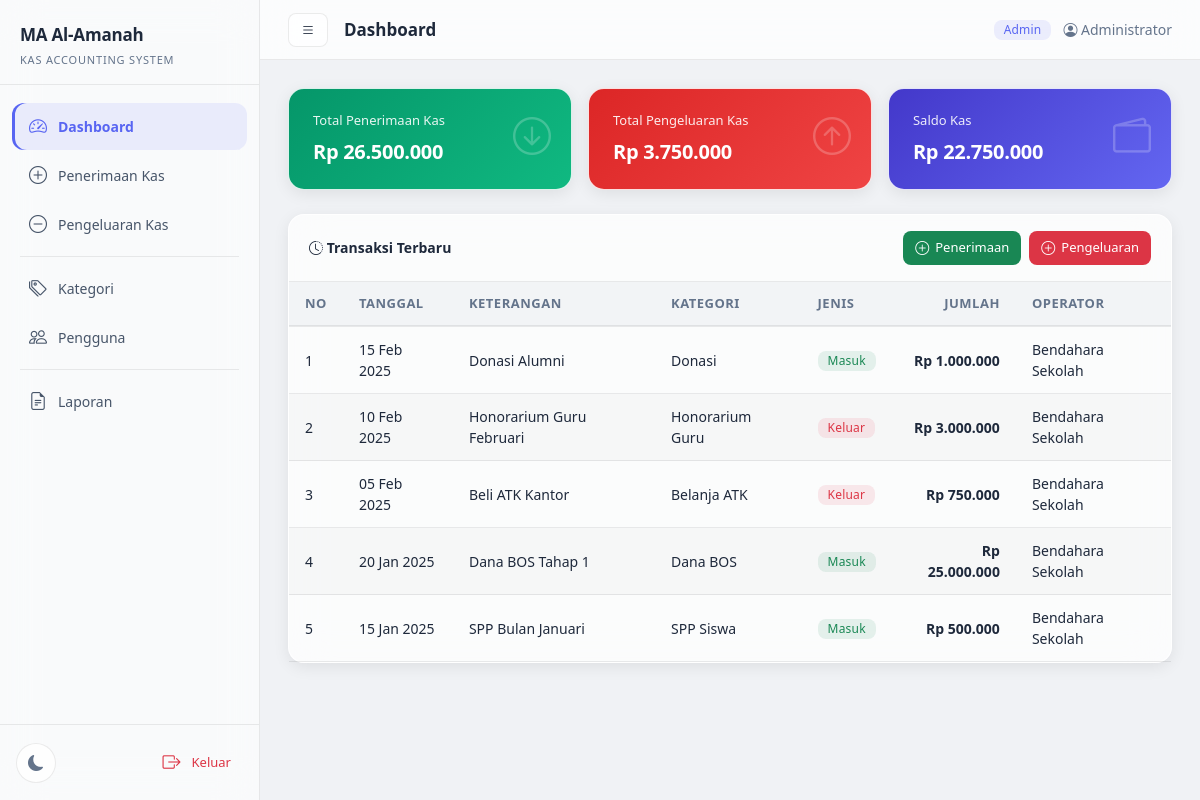
/index.php (signed in), run on the app's committed database.
### tables this page shows
CREATE TABLE IF NOT EXISTS transaksi (
    id INT AUTO_INCREMENT PRIMARY KEY,
    tanggal DATE NOT NULL,
    keterangan TEXT NOT NULL,
    jenis ENUM('masuk', 'keluar') NOT NULL,
    jumlah DECIMAL(12,2) NOT NULL,
    kategori_id INT NULL,
    user_id INT NOT NULL,
    created_at TIMESTAMP DEFAULT CURRENT_TIMESTAMP,
    FOREIGN KEY (kategori_id) REFERENCES kategori(id) ON DELETE SET NULL,
    FOREIGN KEY (user_id) REFERENCES users(id) ON DELETE CASCADE
);

CREATE TABLE IF NOT EXISTS kategori (
    id INT AUTO_INCREMENT PRIMARY KEY,
    nama_kategori VARCHAR(100) NOT NULL,
    jenis ENUM('masuk', 'keluar') NOT NULL,
    created_at TIMESTAMP DEFAULT CURRENT_TIMESTAMP
);

CREATE TABLE IF NOT EXISTS users (
    id INT AUTO_INCREMENT PRIMARY KEY,
    username VARCHAR(50) UNIQUE NOT NULL,
    password VARCHAR(255) NOT NULL,
    nama_lengkap VARCHAR(100) NOT NULL,
    role ENUM('admin', 'bendahara') NOT NULL DEFAULT 'bendahara',
    created_at TIMESTAMP DEFAULT CURRENT_TIMESTAMP
);

### index.php (the view, shortened to what this page needs)
<?php
$title = 'Dashboard';
include 'includes/header.php';
include 'includes/sidebar.php';
$queryMasuk  = "SELECT COALESCE(SUM(jumlah),0) AS total FROM transaksi WHERE jenis='masuk'";
$queryKeluar = "SELECT COALESCE(SUM(jumlah),0) AS total FROM transaksi WHERE jenis='keluar'";
$totalMasuk  = mysqli_fetch_assoc(mysqli_query($koneksi, $queryMasuk))['total'];
$totalKeluar = mysqli_fetch_assoc(mysqli_query($koneksi, $queryKeluar))['total'];
$saldo       = $totalMasuk - $totalKeluar;
$queryTerbaru = "SELECT t.*, k.nama_kategori, u.nama_lengkap
                 FROM transaksi t
                 LEFT JOIN kategori k ON t.kategori_id = k.id
                 LEFT JOIN users u ON t.user_id = u.id
                 ORDER BY t.tanggal DESC, t.id DESC
                 LIMIT 10";
$resultTerbaru = mysqli_query($koneksi, $queryTerbaru);
?>
<div class="row g-3 mb-4">
    <div class="col-md-4">
        <div class="glass card-stat bg-card-masuk">
            <div class="d-flex justify-content-between align-items-start">
                <div>
                    <div class="stat-label">Total Penerimaan Kas</div>
                    <div class="stat-value">Rp <?= htmlspecialchars(number_format($totalMasuk, 0, ',', '.')) ?></div>
                </div>
                <div class="stat-icon"><i class="bi bi-arrow-down-circle"></i></div>
            </div>
        </div>
    </div>
    <div class="col-md-4">
        <div class="glass card-stat bg-card-keluar">
            <div class="d-flex justify-content-between align-items-start">
                <div>
                    <div class="stat-label">Total Pengeluaran Kas</div>
                    <div class="stat-value">Rp <?= htmlspecialchars(number_format($totalKeluar, 0, ',', '.')) ?></div>
                </div>
                <div class="stat-icon"><i class="bi bi-arrow-up-circle"></i></div>
            </div>
        </div>
    </div>
    <div class="col-md-4">
        <div class="glass card-stat bg-card-saldo">
            <div class="d-flex justify-content-between align-items-start">
                <div>
                    <div class="stat-label">Saldo Kas</div>
                    <div class="stat-value">Rp <?= htmlspecialchars(number_format($saldo, 0, ',', '.')) ?></div>
                </div>
                <div class="stat-icon"><i class="bi bi-wallet2"></i></div>
            </div>
        </div>
    </div>
</div>
<div class="glass mb-4">
    <div class="d-flex justify-content-between align-items-center" style="padding:16px 20px;border-bottom:1px solid var(--border);">
        <span style="font-weight:600;"><i class="bi bi-clock-history"></i> Transaksi Terbaru</span>
        <div class="d-flex gap-2">
            <a href="penerimaan.php" class="btn btn-success btn-sm" style="border-radius:8px;"><i class="bi bi-plus-circle"></i> Penerimaan</a>
            <a href="pengeluaran.php" class="btn btn-danger btn-sm" style="border-radius:8px;"><i class="bi bi-plus-circle"></i> Pengeluaran</a>
        </div>
    </div>
    <div class="table-responsive">
        <table class="table mb-0">
            <thead>
                <tr>
                    <th>No</th>
                    <th>Tanggal</th>
                    <th>Keterangan</th>
                    <th>Kategori</th>
                    <th>Jenis</th>
                    <th style="text-align:right">Jumlah</th>
                    <th>Operator</th>
                </tr>
            </thead>
            <tbody>
                <?php if (mysqli_num_rows($resultTerbaru) > 0): ?>
                    <?php $no = 1; while ($row = mysqli_fetch_assoc($resultTerbaru)): ?>
                        <tr>
                            <td><?= $no++ ?></td>
                            <td><?= htmlspecialchars(date('d M Y', strtotime($row['tanggal']))) ?></td>
                            <td><?= htmlspecialchars($row['keterangan']) ?></td>
                            <td><?= htmlspecialchars($row['nama_kategori'] ?? '-') ?></td>
                            <td>
                                <?php if ($row['jenis'] === 'masuk'): ?>
                                    <span class="badge badge-masuk">Masuk</span>
                                <?php else: ?>
                                    <span class="badge badge-keluar">Keluar</span>
                                <?php endif; ?>
                            </td>
                            <td style="text-align:right" class="fw-semibold">
                                Rp <?= htmlspecialchars(number_format($row['jumlah'], 0, ',', '.')) ?>
                            </td>
                            <td><?= htmlspecialchars($row['nama_lengkap'] ?? '-') ?></td>
                        </tr>
                    <?php endwhile; ?>
                <?php endif; ?>
            </tbody>
        </table>
    </div>
</div>
<?php include 'includes/footer.php'; ?>

### includes/header.php (shortened to what this page needs)
<!DOCTYPE html>
<html lang="id" data-theme="light">
<head>
    <link href="https://cdn.jsdelivr.net/npm/bootstrap@5.3.2/dist/css/bootstrap.min.css" rel="stylesheet">
    <link href="https://cdn.jsdelivr.net/npm/bootstrap-icons@1.11.2/font/bootstrap-icons.css" rel="stylesheet">
</head>
<body>

### includes/sidebar.php (shortened to what this page needs)
<div class="sidebar" id="sidebar">
    <div class="sidebar-brand">
        MA Al-Amanah
        <small>Kas Accounting System</small>
    </div>
    <nav class="flex-column mt-3">
        <a href="index.php" class="nav-link <?= basename($_SERVER['PHP_SELF']) === 'index.php' ? 'active' : '' ?>">
            <i class="bi bi-speedometer2"></i> Dashboard
        </a>
        <a href="penerimaan.php" class="nav-link <?= basename($_SERVER['PHP_SELF']) === 'penerimaan.php' ? 'active' : '' ?>">
            <i class="bi bi-plus-circle"></i> Penerimaan Kas
        </a>
        <a href="pengeluaran.php" class="nav-link <?= basename($_SERVER['PHP_SELF']) === 'pengeluaran.php' ? 'active' : '' ?>">
            <i class="bi bi-dash-circle"></i> Pengeluaran Kas
        </a>
        <div class="sidebar-divider"></div>
        <?php if (isset($_SESSION['role']) && $_SESSION['role'] === 'admin'): ?>
        <a href="kategori.php" class="nav-link <?= basename($_SERVER['PHP_SELF']) === 'kategori.php' ? 'active' : '' ?>">
            <i class="bi bi-tags"></i> Kategori
        </a>
        <a href="users.php" class="nav-link <?= basename($_SERVER['PHP_SELF']) === 'users.php' ? 'active' : '' ?>">
            <i class="bi bi-people"></i> Pengguna
        </a>
        <div class="sidebar-divider"></div>
        <?php endif; ?>
        <a href="laporan.php" class="nav-link <?= basename($_SERVER['PHP_SELF']) === 'laporan.php' ? 'active' : '' ?>">
            <i class="bi bi-file-earmark-text"></i> Laporan
        </a>
    </nav>
    <div class="sidebar-footer d-flex align-items-center justify-content-between px-3 py-3">
        <button class="theme-toggle" id="themeToggle" title="Toggle theme">
            <i class="bi bi-moon-fill"></i>
        </button>
        <a href="logout.php" class="nav-link text-danger" style="margin:0;padding:8px 12px;border-radius:8px;font-size:13px;">
            <i class="bi bi-box-arrow-right"></i> Keluar
        </a>
    </div>
</div>
<div class="main-wrapper">
    <div class="topbar">
        <div class="d-flex align-items-center gap-3">
            <button class="btn btn-sm no-print" style="background:var(--glass-bg);color:var(--on-surface);border:1px solid var(--border);border-radius:8px;" onclick="document.getElementById('sidebar').classList.toggle('show');document.getElementById('sidebarOverlay').classList.toggle('show')">
                <i class="bi bi-list"></i>
            </button>
            <span class="page-title"><?= htmlspecialchars($title ?? 'Dashboard') ?></span>
        </div>
        <div class="user-info">
            <span class="badge <?= isset($_SESSION['role']) && $_SESSION['role'] === 'admin' ? 'badge-admin' : 'badge-bendahara' ?>">
                <?= isset($_SESSION['role']) ? (($_SESSION['role'] === 'admin') ? 'Admin' : 'Bendahara') : 'User' ?>
            </span>
            <span style="font-size:14px;color:var(--on-surface-muted)"><i class="bi bi-person-circle"></i> <?= htmlspecialchars($_SESSION['nama_lengkap'] ?? 'User') ?></span>
        </div>
    </div>
    <div class="content">

### includes/footer.php (shortened to what this page needs)
    </div>
</div>
</body>
</html>

### data on the page
transaksi: tanggal "15 Feb 2025", keterangan "Donasi Alumni", kategori.nama_kategori "Donasi", jenis "Masuk", jumlah "1.000.000", user.nama_lengkap "Bendahara Sekolah"
transaksi: tanggal "10 Feb 2025", keterangan "Honorarium Guru Februari", kategori.nama_kategori "Honorarium Guru", jenis "Keluar", jumlah "3.000.000", user.nama_lengkap "Bendahara Sekolah"
transaksi: tanggal "05 Feb 2025", keterangan "Beli ATK Kantor", kategori.nama_kategori "Belanja ATK", jenis "Keluar", jumlah "750.000", user.nama_lengkap "Bendahara Sekolah"
transaksi: tanggal "20 Jan 2025", keterangan "Dana BOS Tahap 1", kategori.nama_kategori "Dana BOS", jenis "Masuk", jumlah "25.000.000", user.nama_lengkap "Bendahara Sekolah"
transaksi: tanggal "15 Jan 2025", keterangan "SPP Bulan Januari", kategori.nama_kategori "SPP Siswa", jenis "Masuk", jumlah "500.000", user.nama_lengkap "Bendahara Sekolah"

### other printed values
$title "Dashboard"
$_SESSION['nama_lengkap'] "Administrator"
$totalMasuk "26.500.000"
$totalKeluar "3.750.000"
$saldo "22.750.000"
